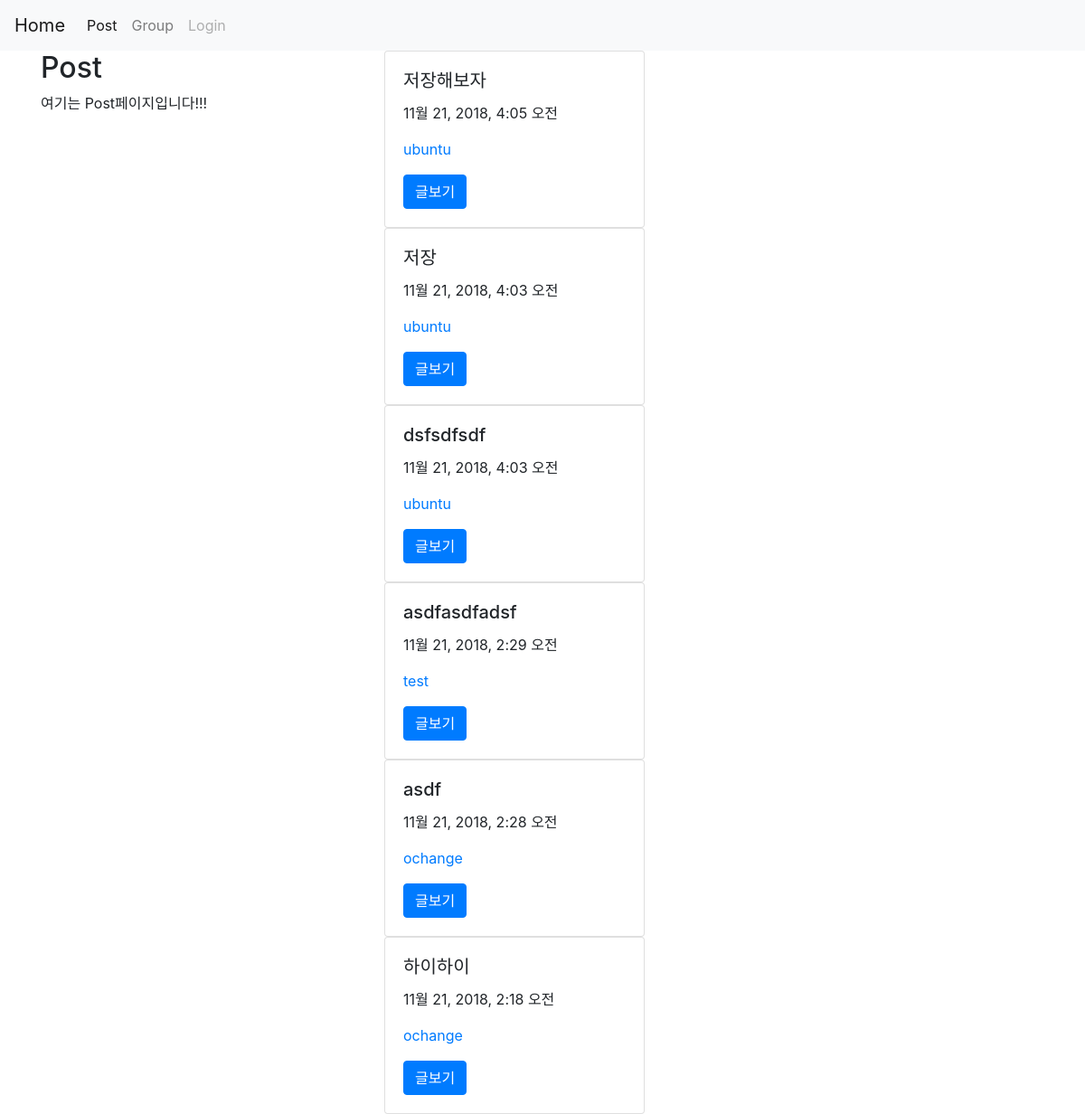
/posts/, run on an earlier commit of the app's database.
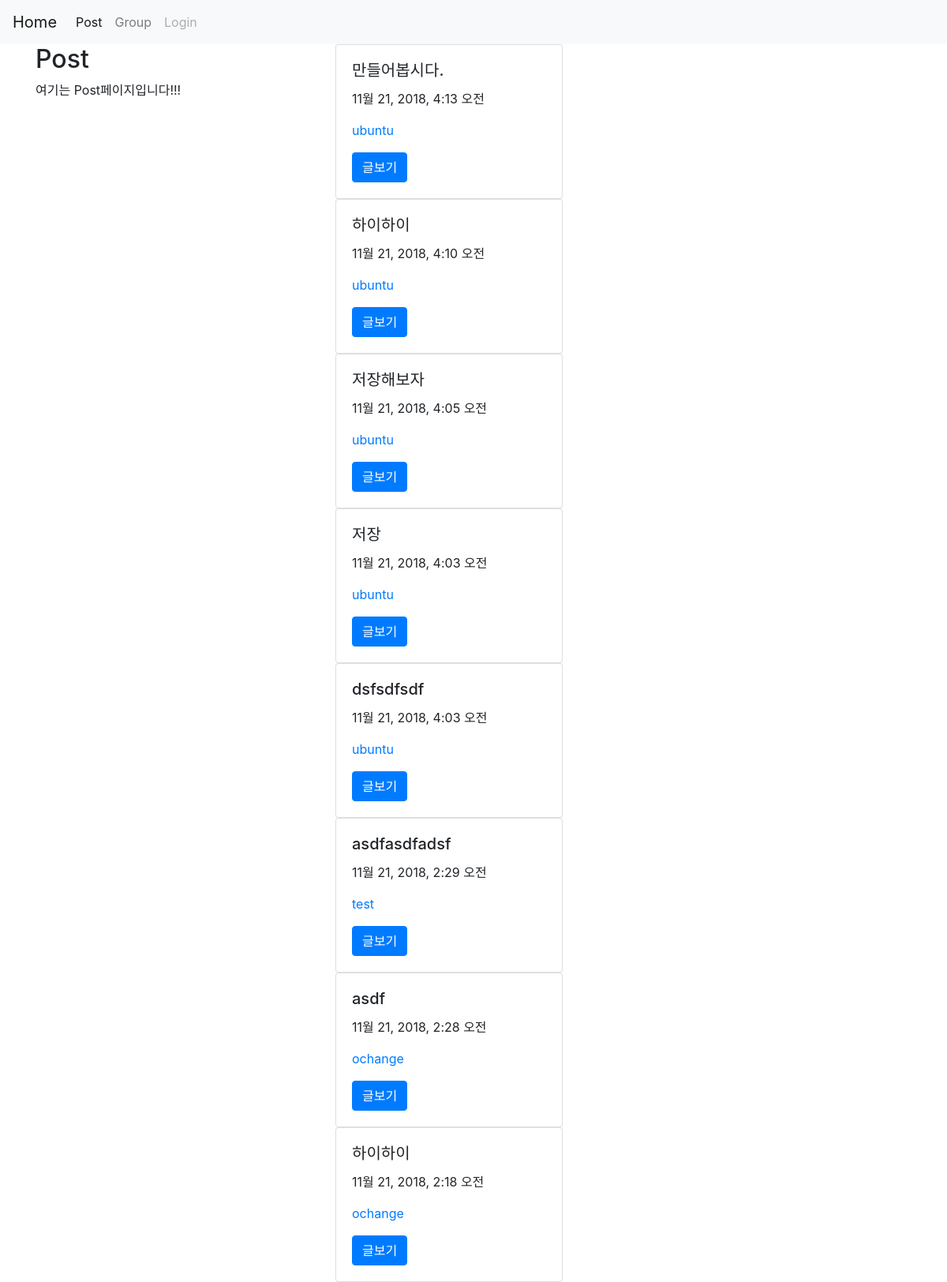
And on a later commit of the database.
### posts/models.py (models this page shows, shortened)
class Post(models.Model):
    title = models.CharField(max_length=100)
    message = models.TextField()
    created_at = models.DateTimeField(auto_now=True)
    user = models.ForeignKey(User,on_delete=models.CASCADE)
    group = models.ForeignKey(Group,on_delete=models.CASCADE)
    class Meta:
        ordering=['-created_at']

### posts/views.py (the view)
# urls.py: path('',views.PostList.as_view(),name='list'),
class PostList(ListView):
    model = Post

### posts/templates/posts/post_list.html (shortened to what this page needs)
{%extends 'posts/post_base.html'%}
{%block prepost%}
<div class="col-md-4">
    <h2>Post</h2>
    <p>여기는 Post페이지입니다!!!</p>
</div>
{%endblock%}
{%block post_content%}
<div class="col-md-8">
    {% for post in post_list %}
        {%include 'posts/_post.html'%}
    {% endfor %}
</div>
{%endblock%}

### posts/templates/posts/_post.html
<div class="card" style="width: 18rem;">
  <div class="card-body">
    <h5 class="card-title">{{post.title}}</h5>
    <p class="card-text">{{post.created_at}}</p>
    <p class="card-text">
        <a href="{%url 'posts:for_user' post.user.username%}">
        {{post.user.username}}
        </a>
    </p>
    <a href="{%url 'posts:detail' username=post.user.username pk=post.pk %}" class="btn btn-primary">글보기</a>
  </div>
</div>

What changed in the data, as far as the page shows it:
added Post: title "만들어봅시다.", created_at "11월 21, 2018, 4:13 오전", user.username "ubuntu"
added Post: title "하이하이", created_at "11월 21, 2018, 4:10 오전", user.username "ubuntu"
